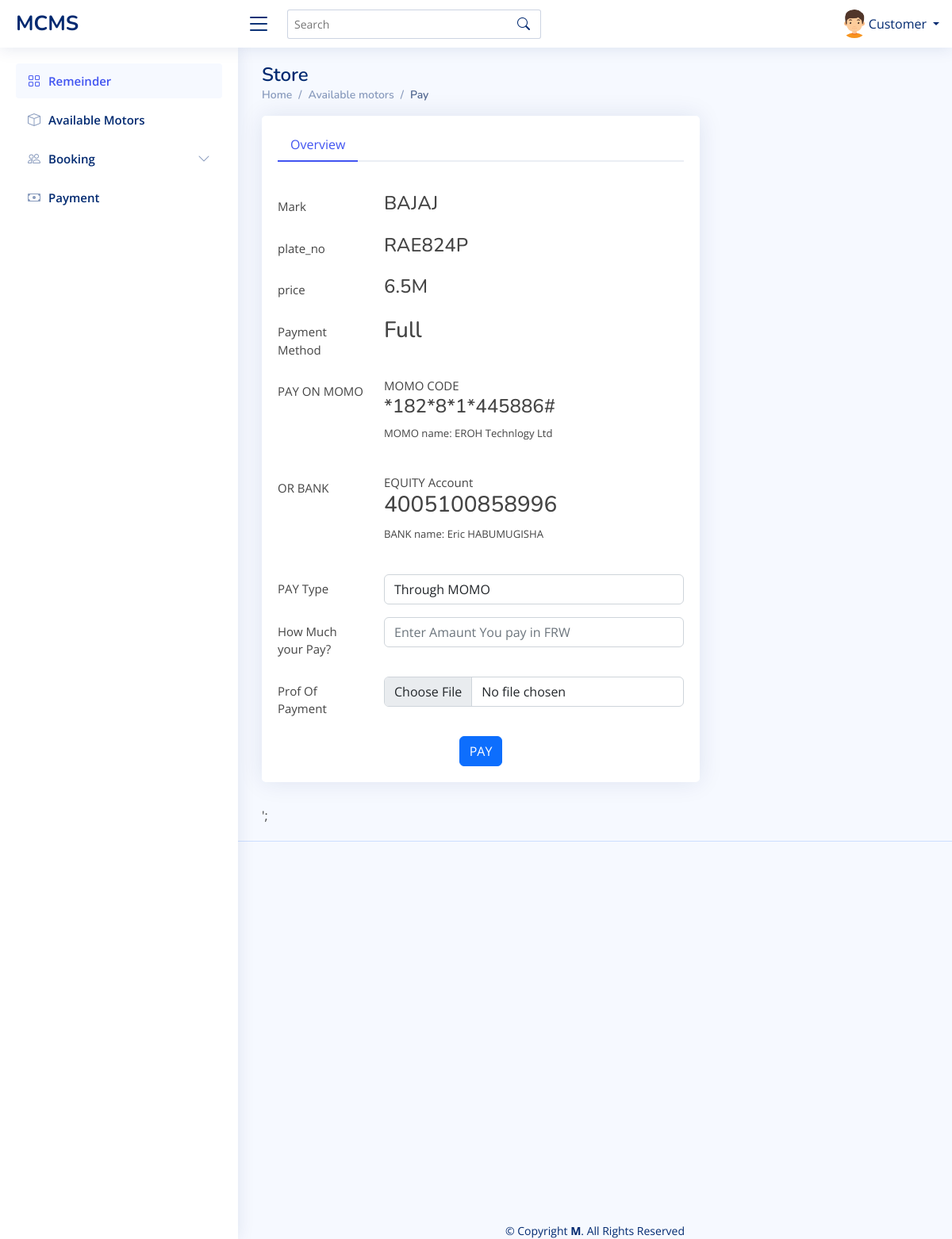
Page /Dashboard/Customer/pay.php?s_id=3 (signed in) on the committed database.
### tables this page shows
CREATE TABLE `application` (
  `a_id` int(11) NOT NULL,
  `customer_id` int(11) NOT NULL,
  `store_id` int(11) NOT NULL,
  `phone` text NOT NULL,
  `photo` text NOT NULL,
  `address` varchar(30) NOT NULL,
  `pay` varchar(30) NOT NULL,
  `dates` timestamp NOT NULL DEFAULT current_timestamp() ON UPDATE current_timestamp(),
  `stat` varchar(200) NOT NULL DEFAULT 'Normal'
);

CREATE TABLE `store` (
  `s_id` int(11) NOT NULL,
  `mark` varchar(250) NOT NULL,
  `plate_no` varchar(100) NOT NULL,
  `status` varchar(100) NOT NULL,
  `price` varchar(100) NOT NULL,
  `requ` varchar(100) NOT NULL,
  `appr` int(11) NOT NULL,
  `datestored` timestamp NOT NULL DEFAULT current_timestamp() ON UPDATE current_timestamp(),
  `stat` varchar(200) NOT NULL DEFAULT 'Normal'
);

### Dashboard/Customer/pay.php (the view, shortened to what this page needs)
<?php
            include 'navbar.php';
            $sid = $_GET['s_id'];
?>
  <main id="main" class="main">
    <div class="pagetitle">
      <h1>Store</h1>
      <nav>
        <ol class="breadcrumb">
          <li class="breadcrumb-item"><a href="index.php">Home</a></li>
          <li class="breadcrumb-item">Available motors</li>
          <li class="breadcrumb-item active">Pay</li>
        </ol>
      </nav>
    </div>
    <section class="section profile">
      <div class="row">
        <div class="col-xl-8">
          <div class="card">
            <div class="card-body pt-3">
              <ul class="nav nav-tabs nav-tabs-bordered">
<li class="nav-item">
  <button class="nav-link active" data-bs-toggle="tab" data-bs-target="#overview">Overview</button>
</li>
</ul>
              <div class="tab-content pt-2">
               <?php
                 $fetch = mysqli_query($conn,"select * from store,application where store.s_id='$sid' and application.store_id='$sid'");
                  if($row = mysqli_fetch_array($fetch))
                     {
                echo' <div class="tab-pane fade show active profile-overview" id="overview">
                  <form class="" action = "" method = "POST">
                  <div class="row mb-3">
                  <label for="s_id" class="col-md-4 col-lg-3 col-form-label"></label>
                  <div class="col-md-8 col-lg-9">
                    <input name="s_id" type="hidden" class="form-control" id="s_id" value='.$sid.'>
                  </div>
                </div>
                    <div class="row mb-3">
                      <label for="mark" class="col-md-4 col-lg-3 col-form-label">Mark</label>
                      <div class="col-md-8 col-lg-9">
                       <div class="col-lg-9 col-md-8"> <h4>'.$row['mark'].'</h4></div>
                      </div>
                    </div>
                    <div class="row mb-3">
                      <label for="plate_no" class="col-md-4 col-lg-3 col-form-label">plate_no</label>
                      <div class="col-md-8 col-lg-9">
                      <div class="col-lg-9 col-md-8"> <h4>'.$row['plate_no'].'</h4></div>
                      </div>
                    </div>
                    <div class="row mb-3">
                        <label for="price" class="col-md-4 col-lg-3 col-form-label">price</label>
                        <div class="col-md-8 col-lg-9">
                        <div class="col-lg-9 col-md-8"> <h4>'.$row['price'].'</h4></div>
                        </div>
                      </div>
                       <div class="row mb-3">
                      <label for="pay" class="col-md-4 col-lg-3 col-form-label">Payment Method</label>
                      <div class="col-md-8 col-lg-9">
                        <div class="col-lg-9 col-md-8"><h3>'.$row['pay'].' </h3></div>
                      </div>
                    </div>
                    <div class="row mb-3">
                      <label for="phone" class="col-md-4 col-lg-3 col-form-label">PAY ON MOMO</label>
                      <div class="col-md-8 col-lg-9">
                      <div class="col-lg-9 col-md-8">MOMO CODE<h4> *182*8*1*445886#</h4> <small>MOMO name:  EROH Technlogy Ltd</small></div>
                      </div>
                      </div><br>
                      <div class="row mb-3">
                      <label for="phone" class="col-md-4 col-lg-3 col-form-label">OR BANK</label>
                      <div class="col-md-8 col-lg-9">
                      <div class="col-lg-9 col-md-8">EQUITY Account<h3> 4005100858996</h3><small>BANK name:  Eric HABUMUGISHA</small></div>
                      </div>
                    </div>
                    <br>
                    <div class="row mb-3">
                    <label for="photo" class="col-md-4 col-lg-3 col-form-label">PAY Type</label>
                      <div class="col-md-8 col-lg-9">
                       <select name="type" class="form-control">
                       <option value="MOMO">Through MOMO</option>
                       </select>
                      </div>
                    </div>
                    <div class="row mb-3">
                    <label for="photo" class="col-md-4 col-lg-3 col-form-label">How Much your Pay?</label>
                      <div class="col-md-8 col-lg-9">
                        <input type="number" name="amount" class="form-control"  required placeholder="Enter Amaunt You pay in FRW">
                      </div>
                    </div>
                    <div class="row mb-3">
                    <label for="photo" class="col-md-4 col-lg-3 col-form-label">Prof Of Payment</label>
                      <div class="col-md-8 col-lg-9">
                        <input type="file" name="photo" class="form-control" id="photo" required>
                      </div>
                    </div>
                    <div class="text-center">
                      <button type="submit" class="btn btn-primary" name="paym">PAY</button>
                    </div>
                  </form>
                </div>';
              }
                   ?>
                </div>
              </div>
            </div>
          </div>
        </div>
    </section>';
  </main>
  <?php
      include "../footer.php"
  ?>

### Dashboard/Customer/assets/css/style.css (style rules this page uses)
:root { scroll-behavior: smooth; }
body { font-family: "Open Sans", sans-serif; background: #f6f9ff; color: #444444; }
a { color: #4154f1; text-decoration: none; }
h1, h2, h3, h4, h5, h6 { font-family: "Nunito", sans-serif; }
#main { margin-top: 60px; padding: 20px 30px; transition: all 0.3s; }
.pagetitle { margin-bottom: 10px; }
.pagetitle h1 { font-size: 24px; margin-bottom: 0; font-weight: 600; color: #012970; }
.card { margin-bottom: 30px; border: none; border-radius: 5px; box-shadow: 0px 0 30px rgba(1, 41, 112, 0.1); }
.card-body { padding: 0 20px 20px 20px; }
.breadcrumb { font-size: 14px; font-family: "Nunito", sans-serif; color: #899bbd; font-weight: 600; }
.breadcrumb a { color: #899bbd; transition: 0.3s; }
.breadcrumb .breadcrumb-item::before { color: #899bbd; }
.breadcrumb .active { color: #51678f; font-weight: 600; }
.nav-tabs-bordered { border-bottom: 2px solid #ebeef4; }
.nav-tabs-bordered .nav-link { margin-bottom: -2px; border: none; color: #2c384e; }
.nav-tabs-bordered .nav-link.active { background-color: #fff; color: #4154f1; border-bottom: 2px solid #4154f1; }
@media (min-width: 1200px) { #main, #footer { margin-left: 300px; } }
.profile .profile-overview .row { margin-bottom: 20px; font-size: 15px; }

### rows in the picture
application: store.mark "BAJAJ", store.plate_no "RAE824P", store.price "6.5M", pay "Full"

### other values in the picture
$_SESSION['account_type'] "Customer"
